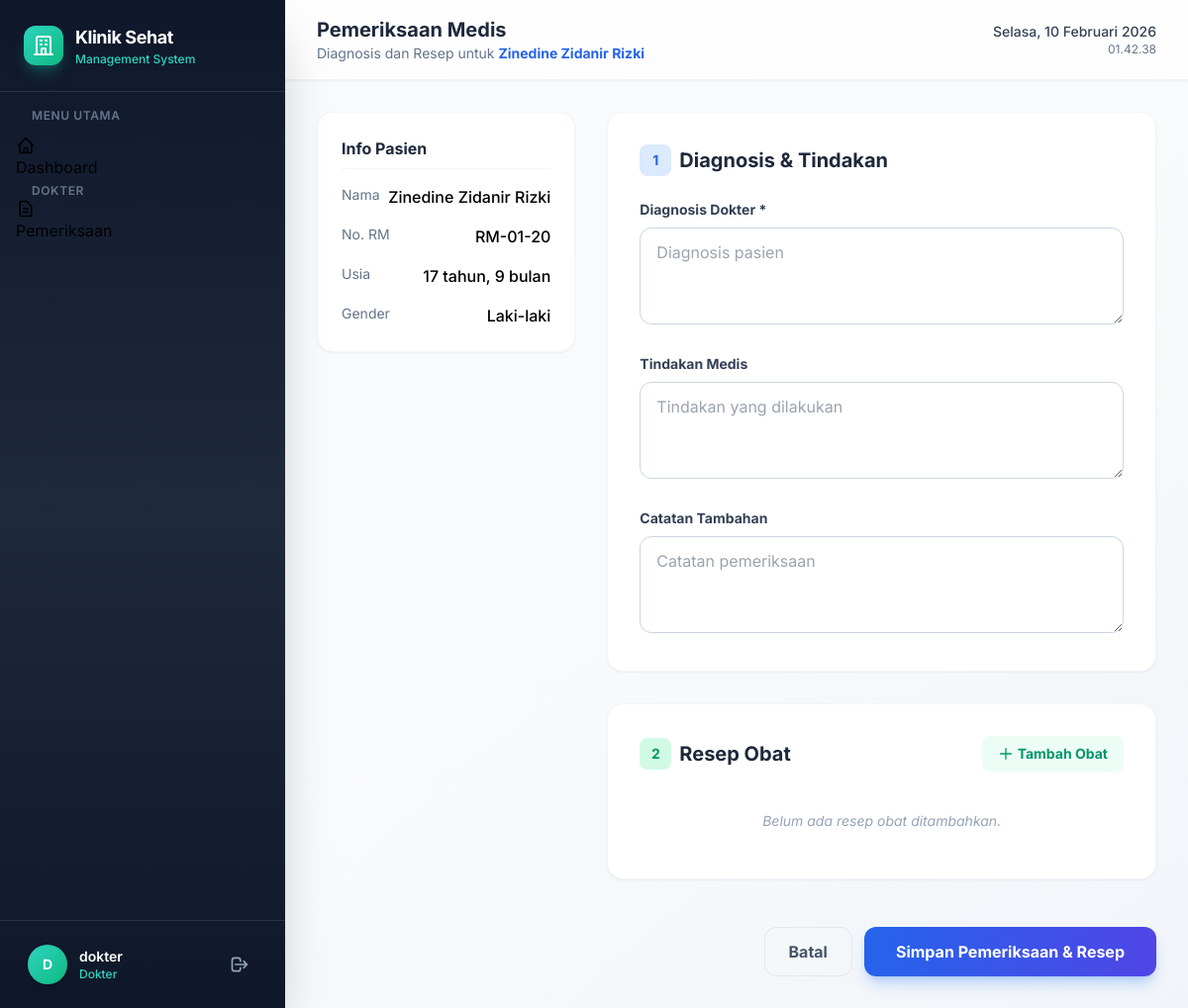
The app's page /examinations/2/create/ (signed in) with its own data.
### clinic_auth/models.py (models this page shows, shortened)
class User(AbstractUser):
    ROLE_CHOICES = [
        ("admin", "Admin"),
        ("loket", "Loket"),
        ("ugd", "UGD"),
        ("dokter", "Dokter"),
        ("farmasi", "Farmasi"),
    ]
    role = models.CharField(max_length=20, choices=ROLE_CHOICES, default="loket")
    phone = models.CharField(max_length=20, blank=True)
    class Meta:
        db_table = "users"

### registrations/models.py (models this page shows, shortened)
class Registration(models.Model):
    STATUS_CHOICES = [
        ("waiting_triage", "Menunggu Triage"),
        ("in_triage", "Sedang Triage"),
        ("waiting_exam", "Menunggu Pemeriksaan"),
        ("in_exam", "Sedang Diperiksa"),
        ("waiting_pharmacy", "Menunggu Farmasi"),
        ("completed", "Selesai"),
        ("cancelled", "Dibatalkan"),
    ]
    patient = models.ForeignKey(
        Patient,
        on_delete=models.CASCADE,
        related_name="registrations",
        verbose_name="Pasien",
    )
    queue_number = models.PositiveIntegerField(verbose_name="No. Antrian")
    status = models.CharField(
        max_length=20,
        choices=STATUS_CHOICES,
        default="waiting_triage",
        verbose_name="Status",
    )
    notes = models.TextField(blank=True, verbose_name="Catatan")
    created_at = models.DateTimeField(auto_now_add=True)
    updated_at = models.DateTimeField(auto_now=True)
    class Meta:
        db_table = "registrations"
        ordering = ["-created_at"]
        verbose_name = "Registrasi"
        verbose_name_plural = "Registrasi"

### patients/models.py (models this page shows, shortened)
class Patient(models.Model):
    GENDER_CHOICES = [
        ("L", "Laki-laki"),
        ("P", "Perempuan"),
    ]
    medical_record_number = models.CharField(
        max_length=20, unique=True, verbose_name="No. Rekam Medis"
    )
    name = models.CharField(max_length=100, verbose_name="Nama Lengkap")
    birth_date = models.DateField(verbose_name="Tanggal Lahir")
    gender = models.CharField(
        max_length=10, choices=GENDER_CHOICES, verbose_name="Jenis Kelamin"
    )
    address = models.TextField(verbose_name="Alamat")
    phone = models.CharField(max_length=20, verbose_name="No. Telepon")
    created_at = models.DateTimeField(auto_now_add=True)
    updated_at = models.DateTimeField(auto_now=True)
    class Meta:
        db_table = "patients"
        ordering = ["-created_at"]
        verbose_name = "Pasien"
        verbose_name_plural = "Pasien"

### examinations/views.py (the view, shortened to what this page needs)
class ExaminationCreateView(DokterRequiredMixin, CreateView):
    model = Examination
    form_class = ExaminationForm
    template_name = "examinations/form.html"
    success_url = reverse_lazy("examination-list")
    def dispatch(self, request, *args, **kwargs):
        self.registration = get_object_or_404(
            Registration, pk=kwargs["registration_id"]
        )
        if hasattr(self.registration, "examination"):
            messages.warning(
                request, "Pemeriksaan sudah dilakukan untuk registrasi ini."
            )
            return redirect("examination-list")
        return super().dispatch(request, *args, **kwargs)
    def get_context_data(self, **kwargs):
        context = super().get_context_data(**kwargs)
        context["registration"] = self.registration
        context["title"] = "Pemeriksaan Pasien"
        context["action"] = "Simpan Pemeriksaan"
        context["prescription_form"] = PrescriptionForm()
        return context

### examinations/forms.py
class ExaminationForm(forms.ModelForm):
    class Meta:
        model = Examination
        fields = ["diagnosis", "notes", "treatment"]
        widgets = {
            "diagnosis": forms.Textarea(
                attrs={
                    "class": FORM_INPUT_CLASS,
                    "rows": 3,
                    "placeholder": "Diagnosis pasien",
                }
            ),
            "notes": forms.Textarea(
                attrs={
                    "class": FORM_INPUT_CLASS,
                    "rows": 3,
                    "placeholder": "Catatan pemeriksaan",
                }
            ),
            "treatment": forms.Textarea(
                attrs={
                    "class": FORM_INPUT_CLASS,
                    "rows": 3,
                    "placeholder": "Tindakan yang dilakukan",
                }
            ),
        }

### pharmacy/forms.py
class PrescriptionForm(forms.ModelForm):
    class Meta:
        model = Prescription
        fields = ["medicine", "dosage", "quantity", "instructions"]
        widgets = {
            "medicine": forms.Select(
                attrs={
                    "class": FORM_INPUT_CLASS,
                }
            ),
            "dosage": forms.TextInput(
                attrs={
                    "class": FORM_INPUT_CLASS,
                    "placeholder": "Contoh: 3x1 sehari",
                }
            ),
            "quantity": forms.NumberInput(
                attrs={
                    "class": FORM_INPUT_CLASS,
                    "placeholder": "10",
                }
            ),
            "instructions": forms.Textarea(
                attrs={
                    "class": FORM_INPUT_CLASS,
                    "rows": 2,
                    "placeholder": "Aturan pakai obat",
                }
            ),
        }

### clinic_auth/mixins.py (called while the page is built)
    def test_func(self):
        if not self.request.user.is_authenticated:
            return False
        if self.request.user.role == "admin":
            return True
        return self.request.user.role in self.allowed_roles

### templates/examinations/form.html (shortened to what this page needs)
{% extends 'base.html' %}
{% block page_title %}Pemeriksaan Medis{% endblock %}
{% block page_subtitle %}Diagnosis dan Resep untuk <span class="text-blue-600 font-bold">{{ registration.patient.name }}</span>{% endblock %}
{% block content %}
<form method="post" id="examForm" class="grid grid-cols-1 lg:grid-cols-3 gap-8">
    <div class="lg:col-span-1 space-y-6">
        <div class="bg-white rounded-2xl p-6 shadow-sm border border-slate-100">
            <h3 class="font-bold text-slate-800 mb-4 border-b border-slate-100 pb-2">Info Pasien</h3>
            <div class="space-y-4">
                <div class="flex justify-between">
                    <span class="text-sm text-slate-500">Nama</span>
                    <span class="font-medium">{{ registration.patient.name }}</span>
                </div>
                <div class="flex justify-between">
                    <span class="text-sm text-slate-500">No. RM</span>
                    <span class="font-medium">{{ registration.patient.medical_record_number }}</span>
                </div>
                <div class="flex justify-between">
                    <span class="text-sm text-slate-500">Usia</span>
                    <span class="font-medium">{{ registration.patient.birth_date|timesince }}</span>
                </div>
                <div class="flex justify-between">
                    <span class="text-sm text-slate-500">Gender</span>
                    <span class="font-medium">{{ registration.patient.get_gender_display }}</span>
                </div>
            </div>
        </div>
    </div>
    <div class="lg:col-span-2 space-y-8">
        <div class="bg-white rounded-2xl p-8 shadow-sm border border-slate-100">
            <h3 class="text-xl font-bold text-slate-800 mb-6 flex items-center gap-2">
                <span class="w-8 h-8 bg-blue-100 text-blue-600 rounded-lg flex items-center justify-center text-sm">1</span>
                Diagnosis & Tindakan
            </h3>
            <div class="space-y-6">
                <div>
                    <label class="block text-sm font-bold text-slate-700 mb-2">Diagnosis Dokter *</label>
                    {{ form.diagnosis }}
                </div>
                <div>
                    <label class="block text-sm font-bold text-slate-700 mb-2">Tindakan Medis</label>
                    {{ form.treatment }}
                </div>
                <div>
                    <label class="block text-sm font-bold text-slate-700 mb-2">Catatan Tambahan</label>
                    {{ form.notes }}
                </div>
            </div>
        </div>
        <div class="bg-white rounded-2xl p-8 shadow-sm border border-slate-100">
            <div class="flex items-center justify-between mb-6">
                <h3 class="text-xl font-bold text-slate-800 flex items-center gap-2">
                    <span class="w-8 h-8 bg-emerald-100 text-emerald-600 rounded-lg flex items-center justify-center text-sm">2</span>
                    Resep Obat
                </h3>
                <button type="button" onclick="addPrescription()" class="px-4 py-2 bg-emerald-50 text-emerald-600 hover:bg-emerald-100 rounded-lg text-sm font-bold transition-colors flex items-center gap-1">
                    <svg class="w-4 h-4" fill="none" stroke="currentColor" viewBox="0 0 24 24"><path stroke-linecap="round" stroke-linejoin="round" stroke-width="2" d="M12 4v16m8-8H4"/></svg>
                    Tambah Obat
                </button>
            </div>
            <p id="empty-rx-msg" class="text-center text-slate-400 text-sm py-4 italic">Belum ada resep obat ditambahkan.</p>
        </div>
        <div class="flex justify-end gap-3 pt-4">
            <a href="{% url 'examination-list' %}" class="px-6 py-3 rounded-xl text-slate-600 hover:bg-slate-50 border border-slate-200 font-bold transition-colors">
                Batal
            </a>
            <button type="submit" class="px-8 py-3 bg-gradient-to-r from-blue-600 to-indigo-600 hover:from-blue-700 hover:to-indigo-700 text-white rounded-xl font-bold shadow-lg shadow-blue-500/30 transform hover:-translate-y-0.5 transition-all">
                Simpan Pemeriksaan & Resep
            </button>
        </div>
    </div>
</form>
{% endblock %}

### templates/base.html (shortened to what this page needs)
{% load static %}
<!DOCTYPE html>
<html lang="id" class="h-full">
<head>
    <script src="https://cdn.tailwindcss.com"></script>
    <link href="https://cdn.jsdelivr.net/npm/heroicons@2.0.18/heroicons.min.css" rel="stylesheet">
</head>
<body class="h-full bg-gradient-to-br from-slate-50 via-gray-50 to-slate-100">
    {% if user.is_authenticated %}
    <div class="flex h-screen overflow-hidden">
        <aside id="sidebar" class="w-72 bg-gradient-to-b from-slate-900 via-slate-800 to-slate-900 flex flex-col shadow-2xl z-30 transition-all duration-300 flex-shrink-0">
            <div class="p-6 border-b border-white/10">
                <div class="flex items-center gap-3">
                    <div class="w-10 h-10 rounded-xl bg-gradient-to-br from-teal-400 to-emerald-500 flex items-center justify-center shadow-lg shadow-teal-500/30">
                        <svg class="w-6 h-6 text-white" fill="none" stroke="currentColor" viewBox="0 0 24 24">
                            <path stroke-linecap="round" stroke-linejoin="round" stroke-width="2" d="M19 21V5a2 2 0 00-2-2H7a2 2 0 00-2 2v16m14 0h2m-2 0h-5m-9 0H3m2 0h5M9 7h1m-1 4h1m4-4h1m-1 4h1m-5 10v-5a1 1 0 011-1h2a1 1 0 011 1v5m-4 0h4"/>
                        </svg>
                    </div>
                    <div>
                        <h1 class="text-lg font-bold text-white tracking-tight">Klinik Sehat</h1>
                        <p class="text-xs text-teal-400 font-medium">Management System</p>
                    </div>
                </div>
            </div>
            <nav class="flex-1 p-4 space-y-1 overflow-y-auto">
                <p class="text-xs font-semibold text-slate-500 uppercase tracking-wider px-4 mb-3">Menu Utama</p>
                <a href="{% url 'dashboard' %}" class="sidebar-link {% if request.resolver_match.url_name == 'dashboard' %}active{% endif %}">
                    <svg class="w-5 h-5" fill="none" stroke="currentColor" viewBox="0 0 24 24"><path stroke-linecap="round" stroke-linejoin="round" stroke-width="2" d="M3 12l2-2m0 0l7-7 7 7M5 10v10a1 1 0 001 1h3m10-11l2 2m-2-2v10a1 1 0 01-1 1h-3m-6 0a1 1 0 001-1v-4a1 1 0 011-1h2a1 1 0 011 1v4a1 1 0 001 1m-6 0h6"/></svg>
                    Dashboard
                </a>
                {% if user.role == 'admin' or user.role == 'dokter' %}
                <p class="text-xs font-semibold text-slate-500 uppercase tracking-wider px-4 mt-6 mb-3">Dokter</p>
                <a href="{% url 'examination-list' %}" class="sidebar-link {% if 'examination' in request.resolver_match.url_name %}active{% endif %}">
                    <svg class="w-5 h-5" fill="none" stroke="currentColor" viewBox="0 0 24 24"><path stroke-linecap="round" stroke-linejoin="round" stroke-width="2" d="M9 12h6m-6 4h6m2 5H7a2 2 0 01-2-2V5a2 2 0 012-2h5.586a1 1 0 01.707.293l5.414 5.414a1 1 0 01.293.707V19a2 2 0 01-2 2z"/></svg>
                    Pemeriksaan
                </a>
                {% endif %}
            </nav>
            <div class="p-4 border-t border-white/10">
                <div class="flex items-center gap-3 px-3 py-2">
                    <div class="w-10 h-10 rounded-full bg-gradient-to-br from-teal-400 to-emerald-500 flex items-center justify-center text-white font-bold text-sm shadow-lg">
                        {{ user.first_name|default:user.username|first|upper }}
                    </div>
                    <div class="flex-1 min-w-0">
                        <p class="text-sm font-semibold text-white truncate">{{ user.get_full_name|default:user.username }}</p>
                        <p class="text-xs text-teal-400 font-medium">{{ user.get_role_display }}</p>
                    </div>
                    <a href="{% url 'logout' %}" class="p-2 rounded-lg text-slate-400 hover:text-red-400 hover:bg-white/10 transition-all" title="Logout">
                        <svg class="w-5 h-5" fill="none" stroke="currentColor" viewBox="0 0 24 24"><path stroke-linecap="round" stroke-linejoin="round" stroke-width="2" d="M17 16l4-4m0 0l-4-4m4 4H7m6 4v1a3 3 0 01-3 3H6a3 3 0 01-3-3V7a3 3 0 013-3h4a3 3 0 013 3v1"/></svg>
                    </a>
                </div>
            </div>
        </aside>
        <div class="flex-1 flex flex-col overflow-hidden">
            <header class="bg-white/80 backdrop-blur-xl border-b border-slate-200/50 px-8 py-4 flex items-center justify-between shadow-sm z-20">
                <div class="flex items-center gap-4">
                    <div>
                        <h2 class="text-xl font-bold text-slate-800">{% block page_title %}Dashboard{% endblock %}</h2>
                        <p class="text-sm text-slate-500">{% block page_subtitle %}Selamat datang di Sistem Manajemen Klinik{% endblock %}</p>
                    </div>
                </div>
                <div class="flex items-center gap-3">
                    <div class="text-right hidden sm:block">
                        <p class="text-sm font-medium text-slate-700" id="current-date"></p>
                        <p class="text-xs text-slate-500" id="current-time"></p>
                    </div>
                </div>
            </header>
            <main class="flex-1 overflow-y-auto p-8">
                {% block content %}{% endblock %}
            </main>
        </div>
    </div>
    {% else %}
        {% block auth_content %}{% endblock %}
    {% endif %}
</body>
</html>

### templates/base.html (style rules this page uses)
* { font-family: 'Inter', system-ui, -apple-system, sans-serif; }
.sidebar-link { @apply flex items-center gap-3 px-4 py-3 rounded-xl text-slate-300 hover:text-white hover:bg-white/10 transition-all duration-200; }
.sidebar-link.active { @apply text-white bg-white/15 shadow-lg shadow-white/5; }

### records on screen
User: first_name|first "D", get_full_name "dokter", role "Dokter"
Registration: patient.name "Zinedine Zidanir Rizki", patient.medical_record_number "RM-01-20", patient.birth_date "17 tahun, 9 bulan", patient.gender "Laki-laki"
